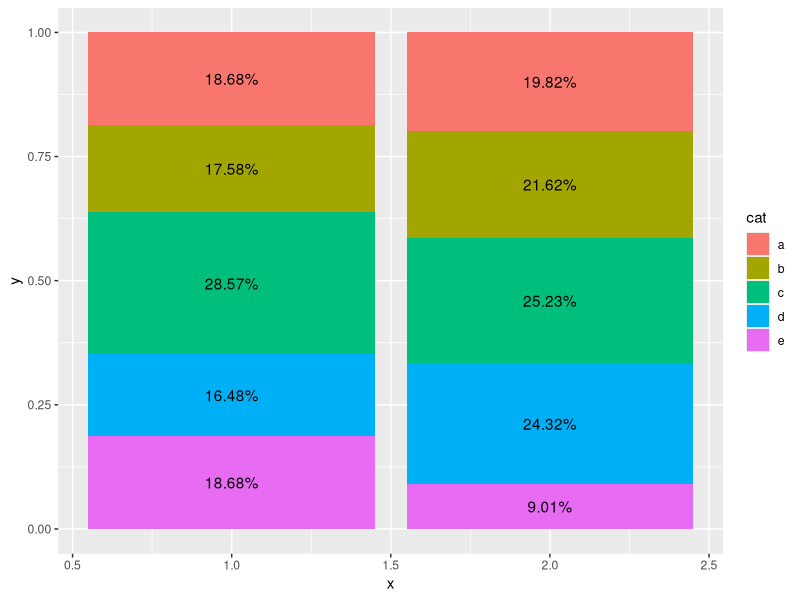

Source code (R):
# packages ----------------------------------------------------------------

library(tidyverse)

# description -------------------------------------------------------------
# Label a stacked bar graph with the percentages of each category within the bar.

# example -----------------------------------------------------------------

d <- tibble(x = rep(1:2, 50), cat = rep(c("a", "b", "c", "d", "e"), 20), y = rpois(100, 2))

d %>% 
  group_by(x, cat) %>% 
  summarise(y = sum(y)) %>%
  ggplot(aes(x = x, y = y, fill = cat)) +
  geom_col(position = position_fill()) +
  geom_text(data = . %>% 
              group_by(x) %>% 
              mutate(p = y / sum(y)) %>% 
              ungroup(),
            aes(label = scales::percent(p)), 
            position = position_fill(vjust = 0.5))
